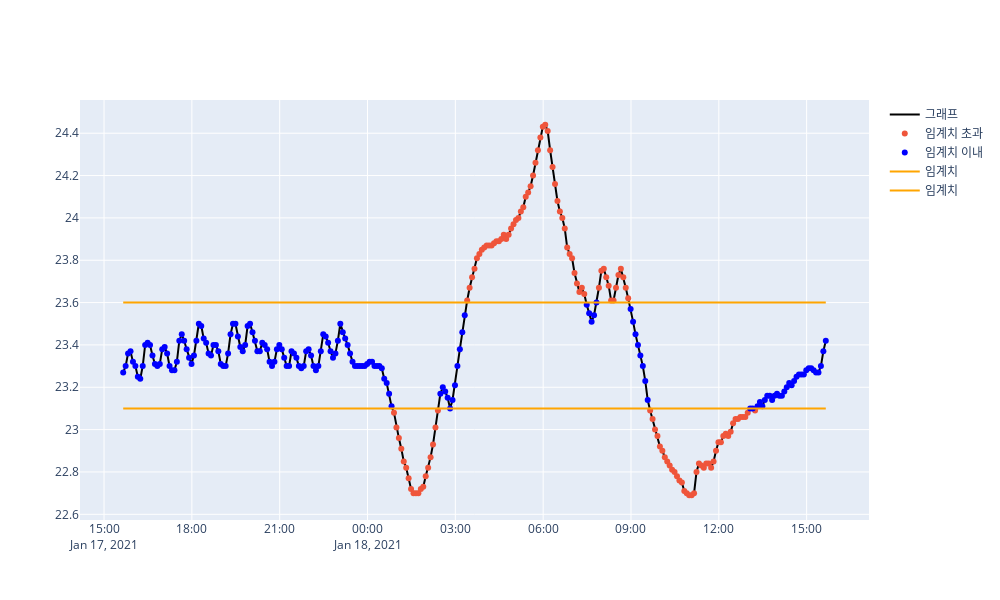

Source (notebook cell):
### Code cell
import plotly.offline as pyo
import plotly.express as px
import plotly.graph_objs as go
fig = go.Figure()
fig.add_trace(go.Scatter(x=df.Time,y=df.Temp,mode='lines',name='그래프',line=dict(color='black')))
fig.add_trace(go.Scatter(x=df5.Time,y=df5.Temp,mode='markers',name='임계치 초과'))
fig.add_trace(go.Scatter(x=df4.Time,y=df4.Temp,mode='markers',marker=dict(color='Blue'),name='임계치 이내'))
fig.add_trace(go.Scatter(x=df.Time,y=[limit_up] * len(df.Temp),mode='lines',line=dict(color='Orange'),name='임계치'))
fig.add_trace(go.Scatter(x=df.Time,y=[limit_down] * len(df.Temp),mode='lines',line=dict(color='Orange'),name='임계치'))
fig.update_layout(width=1000,height=600)
